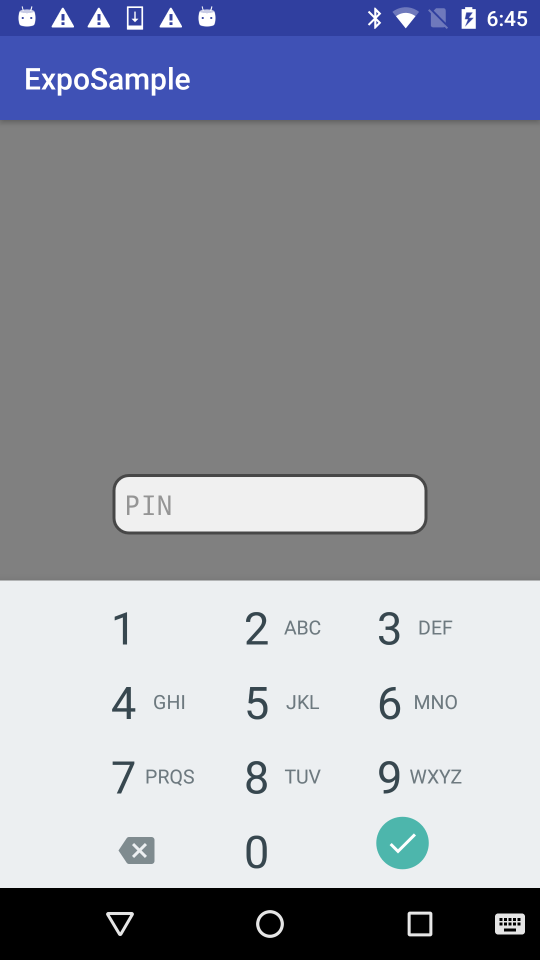
#> input picture compare-features/base_img/top.png, 1080 x 1920 px (shown at 1/2 size); its folder holds only this picture in this run
$ jupyter execute video_analyze.ipynb   (older library calls are emulated)
#> lines starting #> are read from the running program, lines starting #| are printed output that depends on the picture
[cell 1]
# coding: utf-8

import cv2
import os
import matplotlib.pyplot as plt
import numpy as np
import sys
import glob
import json

IMG_SIZE = (180, 320)
drop_ratio=0.2

[cell 2]
class VideoAnalyze():
    def __init__(self,video_name):
        # 特徴量抽出
        # A-KAZE検出器の生成
#         self.detector = cv2.AKAZE_create()
#         self.detector = cv2.KAZE_create()
#         self.detector = cv2.ORB_create()
        # Brute-Force Matcher生成
#         self.bf=cv2.BFMatcher(cv2.NORM_L1,crossCheck=False)
        self.cascade = cv2.CascadeClassifier('cascade.xml') #分類器の指定
        self.video_name=video_name
        # 8近傍の定義
        self.neiborhood8 = np.array([[1, 1, 1],[1, 1, 1],[1, 1, 1]],np.uint8)

    # [155 lines left out: functions show, show_matching, compare_frame, create_base_sienario, flame_diff, find_rect, not called in this run]

    def main(self):
        senario_dict={}
        self.d_dict={}
        for img_path in glob.glob('./base_img/*.png'):
            gray_img = cv2.imread(img_path)
#> gray_img is the input picture: shape (1920, 1080, 3); mean B, G, R 163.2, 150.9, 147.4
#             gray_img = cv2.imread(img_path, cv2.IMREAD_GRAYSCALE)
            gray_img = cv2.resize(gray_img, IMG_SIZE)
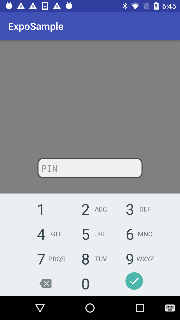
#> gray_img: shape (320, 180, 3); mean B, G, R 163.2, 150.9, 147.4
            gray_img=gray_img[10:320, 0:180]
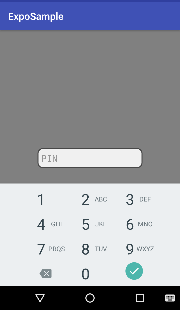
#> gray_img: shape (310, 180, 3); mean B, G, R 162.9, 152.9, 149.7
#             kp, des = self.detector.detectAndCompute(gray_img, None)
            self.d_dict[img_path]={}
#             self.d_dict[img_path]['des']=des
#             self.d_dict[img_path]['kp']=kp
            self.d_dict[img_path]['img']=gray_img
            y=310
            x=180
#             self.d_dict[img_path]['hist'] = cv2.calcHist([gray_img], [0], None, [256], [0, 256])
            self.d_dict[img_path]['hist1'] = cv2.calcHist([gray_img[0:int(y/2), 0:int(x/2)]], [0], None, [256], [0, 256])
            self.d_dict[img_path]['hist2'] = cv2.calcHist([gray_img[0:int(y/2), int(x/2):x]], [0], None, [256], [0, 256])
            self.d_dict[img_path]['hist3'] = cv2.calcHist([gray_img[int(y/2):y, 0:int(x/2)]], [0], None, [256], [0, 256])
            self.d_dict[img_path]['hist4'] = cv2.calcHist([gray_img[int(y/2):y, int(x/2):x]], [0], None, [256], [0, 256])
        i=0
        ct=0
        is_print=True
        cap = cv2.VideoCapture(self.video_name)
        _, frame1 = cap.read()
        _, frame2 = cap.read()
        ret, frame3 = cap.read()
        #print("{0}: is Open {1}".format(self.video_name, cap.isOpened()))
#         prev_detect=np.array([[-1,-1,-1,-1]])
        while ret:
# [5 lines of commented-out code are left out]
            frame_fs = self.flame_diff(frame1.copy(),frame2.copy(),frame3.copy(), 5, 0,5)
            rect = self.find_rect(frame_fs.copy())
            ct+=1
            if ct>10:
                is_print=True

            if is_print and len(rect) and len(rect) <10:
                is_print=False
                ct=0
                print(len(rect), rect)
                label = cv2.connectedComponentsWithStats(frame_fs)
                # ラベルの個数nと各ラベルの重心座標cogを取得
                n = label[0] - 1
                cog = np.delete(label[3], 0, 0)
                # [7 lines of commented-out code are left out]
                test2 = cv2.circle(frame2.copy(),(int(cog[:,0].mean()),int(cog[:,1].mean())), 40, (0,0,0), -1)
                cv2.imwrite("./test/test{0:0>3}.jpg".format(i) ,test2)

            # [9 lines of commented-out code are left out]
                self.compare_frame(frame2)
                i=self.create_base_sienario(frame2, rect, senario_dict, i)

            frame1 = frame2
            frame2 = frame3
            ret, frame3 = cap.read()
#             prev_detect=detect
            if cv2.waitKey(1) & 0xFF == ord('q'):
                break
        # print(senario_dict)
#         cap.release()
        return senario_dict
